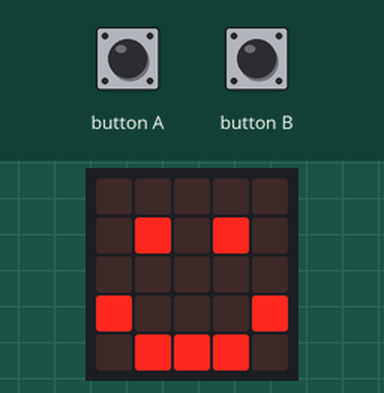
Bench run of a program on a simulated BBC micro:bit (MakeCode). Parts: the board's 5×5 LED display. Inputs (shaded band) come from the test bench.

Above: at 1.8 s.
1.9 s: button A pressed for 0.15 s
At 2.4 s:
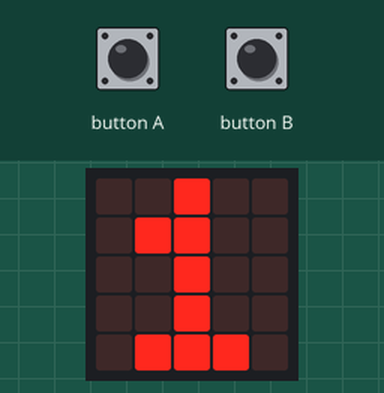
3.5 s: button A pressed for 0.15 s
At 4.8 s:
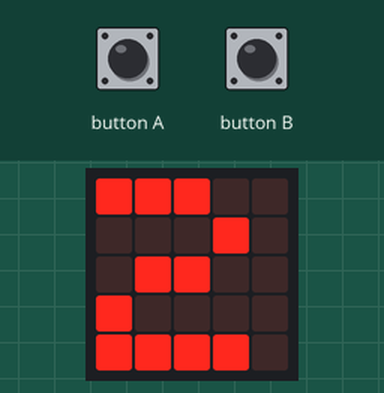
Timing chart, 0 to 6.5 s (numbered marks = the images above; inputs shaded):
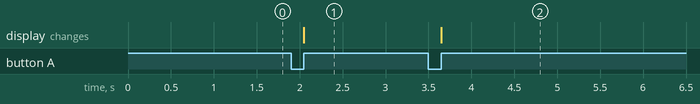

Measured:
- after the input at 1.9 s, the display: changes after 0.15 s (image 1)
- after the input at 3.5 s, the display: changes after 0.15 s (image 2)

The program:

main.ts
```typescript
// (licence header left out)
// clears the screen
basic.clearScreen()
basic.showIcon(IconNames.Happy)

// variables
let cookiesPressed = 0

// add when button A is clicked 1
input.onButtonPressed(Button.A, function () {
    cookiesPressed += 1
    basic.clearScreen()
    basic.showNumber(cookiesPressed)
})

// resets when B is perssed
input.onButtonPressed(Button.B, function () {
    basic.clearScreen()
    basic.showNumber(cookiesPressed)
    cookiesPressed = 0
})
```
